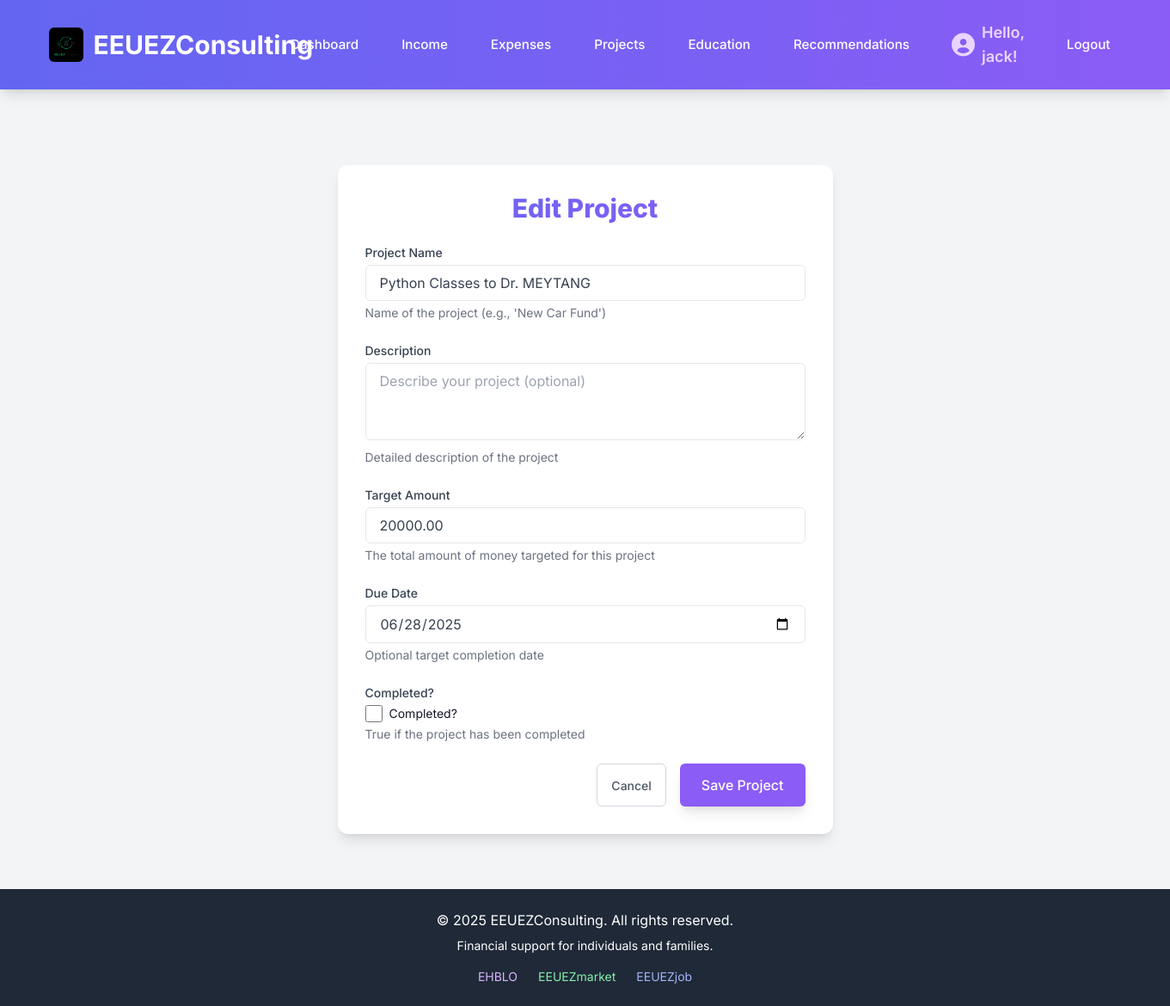
Screenshot of /projects/edit/1/ (signed in) with the database file from the repository.
### financial_app/models.py (models this page shows, shortened)
class Project(models.Model):
    user = models.ForeignKey(User, on_delete=models.CASCADE, related_name='projects')
    name = models.CharField(max_length=255, help_text="Name of the project (e.g., 'New Car Fund')")
    description = models.TextField(blank=True, null=True, help_text="Detailed description of the project")
    target_amount = models.DecimalField(max_digits=10, decimal_places=2, null=True, blank=True,
                                         help_text="The total amount of money targeted for this project")
    current_amount = models.DecimalField(max_digits=10, decimal_places=2, default=0.00,
                                          help_text="Current amount saved towards the project")
    start_date = models.DateField(auto_now_add=True, help_text="Date when the project was started")
    due_date = models.DateField(null=True, blank=True, help_text="Optional target completion date")
    is_completed = models.BooleanField(default=False, help_text="True if the project has been completed")
    class Meta:
        ordering = ['due_date', 'is_completed'] # Order by due date, then completion status

### financial_app/views.py (the view)
# urls.py: path('projects/edit/<int:pk>/', views.edit_project, name='edit_project'),
@login_required
def edit_project(request, pk):
    project = get_object_or_404(Project, pk=pk, user=request.user)
    if request.method == 'POST':
        form = ProjectForm(request.POST, instance=project)
        if form.is_valid():
            form.save()
            messages.success(request, 'Project updated successfully!')
            return redirect('project_list')
        else:
            messages.error(request, 'Error updating project. Please check your input.')
    else:
        form = ProjectForm(instance=project)
    return render(request, 'financial_app/project_form.html', {'form': form, 'title': 'Edit Project'})

### financial_app/templates/financial_app/project_form.html (shortened to what this page needs)
{% extends 'base.html' %}
{% block content %}
<div class="max-w-xl mx-auto bg-white p-8 rounded-xl shadow-lg mt-10">
    <h2 class="text-3xl font-extrabold text-gray-900 text-center mb-6 text-gradient">{{ title }}</h2>
    <form method="post" class="space-y-6">
        {% for field in form %}
            <div class="mb-4">
                <label for="{{ field.id_for_label }}" class="block text-sm font-medium text-gray-700 mb-1">{{ field.label }}</label>
                {% if field.widget_type == 'checkbox' %}
                    <div class="flex items-center">
                        {{ field }}
                        <span class="ml-2 text-sm text-gray-900">{{ field.label }}</span>
                    </div>
                {% else %}
                    {{ field }}
                {% endif %}
                {% if field.help_text %}
                    <p class="mt-1 text-sm text-gray-500">{{ field.help_text }}</p>
                {% endif %}
            </div>
        {% endfor %}
        <div class="flex justify-end space-x-4">
            <a href="{% url 'project_list' %}" class="btn-secondary">Cancel</a>
            <button type="submit" class="btn-primary">Save Project</button>
        </div>
    </form>
</div>
{% endblock %}

### templates/base.html (shortened to what this page needs)
{% load static %}
<!DOCTYPE html>
<html lang="en">
<head>
    <script src="https://cdn.tailwindcss.com"></script>
    <link rel="stylesheet" href="https://cdnjs.cloudflare.com/ajax/libs/font-awesome/6.0.0-beta3/css/all.min.css" />
</head>
<body class="min-h-screen flex flex-col">
    <header class="header-bg text-white py-4 shadow-lg">
        <div class="container mx-auto px-4 flex flex-col md:flex-row justify-between items-center">
            <h1 class="text-3xl font-bold mb-3 md:mb-0 flex items-center space-x-3">
                <img src="{% static 'img/EEUEZ.jpeg' %}" alt="EEUEZConsulting Logo" class="h-10 w-auto rounded-md object-contain">
                <a href="{% url 'dashboard' %}" class="hover:text-gray-200">EEUEZConsulting</a>
            </h1>
            <nav class="w-full md:w-auto mt-4 md:mt-0">
                <ul class="flex flex-col md:flex-row justify-center md:justify-end items-center space-y-2 md:space-y-0 md:space-x-6">
                    {% if user.is_authenticated %}
                        <li><a href="{% url 'dashboard' %}" class="nav-link-btn">Dashboard</a></li>
                        <li><a href="{% url 'income_list' %}" class="nav-link-btn">Income</a></li>
                        <li><a href="{% url 'expense_list' %}" class="nav-link-btn">Expenses</a></li>
                        <li><a href="{% url 'project_list' %}" class="nav-link-btn">Projects</a></li>
                        <li><a href="{% url 'education_modules_list' %}" class="nav-link-btn">Education</a></li>
                        <li><a href="{% url 'recommendations_list' %}" class="nav-link-btn">Recommendations</a></li>
                        <li class="flex items-center space-x-2 font-semibold text-lg text-purple-200 user-greeting-item">
                            <i class="fa-solid fa-circle-user fa-xl"></i>
                            <span>Hello, {{ user.username }}!</span>
                        </li>
                        <li><a href="{% url 'logout' %}" class="nav-link-btn">Logout</a></li>
                    {% else %}
                        <li><a href="{% url 'login' %}" class="nav-link-btn">Login</a></li>
                        <li><a href="{% url 'register' %}" class="nav-link-btn">Register</a></li>
                    {% endif %}
                </ul>
            </nav>
        </div>
    </header>
    <main class="flex-grow container mx-auto px-4 py-8">
        {% block content %}
        {% endblock %}
    </main>
    <footer class="bg-gray-800 text-white py-6 mt-8">
        <div class="container mx-auto px-4 text-center">
            <p>&copy; 2025 EEUEZConsulting. All rights reserved.</p>
            <p class="text-sm mt-2">Financial support for individuals and families.</p>
            <div class="flex flex-col sm:flex-row justify-center space-y-2 sm:space-y-0 sm:space-x-6 mt-4">
                <a href="http://ehblo.com" target="_blank" class="text-purple-300 hover:text-purple-100 text-sm">EHBLO</a>
                <a href="http://eeuezmarket.com" target="_blank" class="text-green-300 hover:text-green-100 text-sm">EEUEZmarket</a>
                <a href="http://eeuezjob.com" target="_blank" class="text-indigo-300 hover:text-indigo-100 text-sm">EEUEZjob</a>
            </div>
        </div>
    </footer>
</body>
</html>

### templates/base.html (style rules this page uses)
body { font-family: 'Inter', sans-serif; background-color: #f3f4f6; color: #374151; }
.header-bg { background: linear-gradient(to right, #6366f1, #8b5cf6); }
.text-gradient { background: linear-gradient(to right, #6366f1, #8b5cf6); -webkit-background-clip: text; background-clip: text; -webkit-text-fill-color: transparent; }
.btn-primary { display: inline-flex; align-items: center; padding: 0.75rem 1.5rem; border: 1px solid transparent; font-size: 1rem; font-weight: 500; border-radius: 0.375rem; box-shadow: 0 10px 15px -3px rgba(0, 0, 0, 0.1), 0 4px 6px -2px rgba(0, 0, 0, 0.05); color: #ffffff; background-color: #8b5cf6; transition: background-color 0.2s ease-in-out, transform 0.2s ease-in-out, box-shadow 0.2s ease-in-out; }
.btn-secondary { display: inline-flex; align-items: center; padding: 0.5rem 1rem; border: 1px solid #d1d5db; font-size: 0.875rem; font-weight: 500; border-radius: 0.375rem; color: #4b5563; background-color: #ffffff; transition: background-color 0.2s ease-in-out, transform 0.2s ease-in-out, box-shadow 0.2s ease-in-out; }
.nav-link-btn { display: inline-flex; align-items: center; padding: 0.5rem 0.75rem; border: 1px solid transparent; font-size: 0.95rem; font-weight: 500; border-radius: 0.375rem; color: #ffffff; background-color: transparent; transition: background-color 0.2s ease-in-out, transform 0.2s ease-in-out, box-shadow 0.2s ease-in-out; }
.user-greeting-item { padding: 0.5rem 0.75rem; border-radius: 0.375rem; }

### rows the page displays
Project: form "Python Classes to Dr. MEYTANG" "20000.00" "06/28/2025"

### other values shown
{{ user.username }} "jack"
{{ title }} "Edit Project"
{{ field.label }} "Project Name" "Description" "Target Amount" "Due Date" "Completed?"
{{ field.help_text }} "Name of the project (e.g., 'New Car Fund')" "Detailed description of the project" "The total amount of money targeted for this project" "Optional target completion date" "True if the project has been completed"
{{ field.label }} "Completed?"
